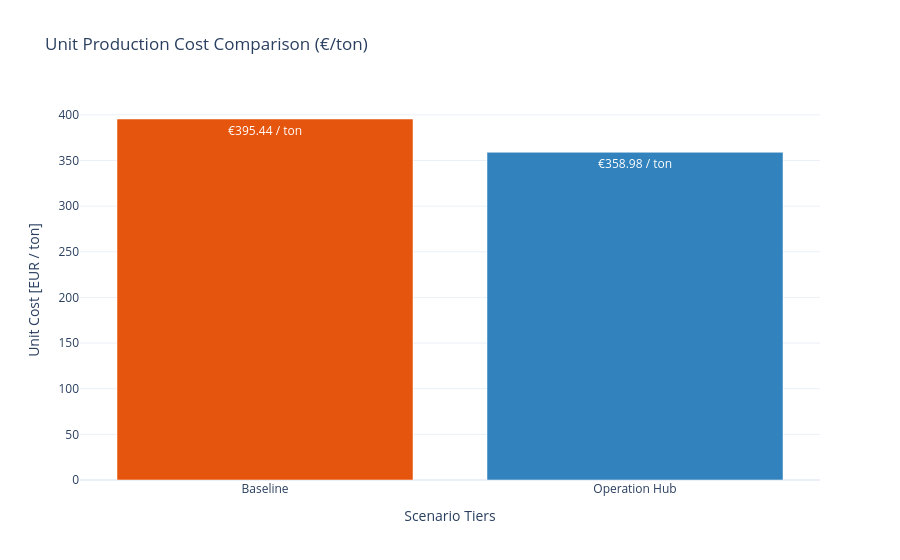

The code cell stored with this chart in its notebook:
### Markdown cell above
### Operational Insight: Zero-CAPEX OPEX Optimization via Asset Flexibility

The **Operation Hub** lowers the energy cost per ton of product (**€/ton**) using $100\%$ existing site assets (Gas CHP & Gas Boilers) by transitioning from a static thermal-following heuristic to dynamic MILP optimization (`PyPSA` / `HiGHS`).

#### **Core Operational Driver: Spark Spread Arbitrage**
- **High Spot Electricity Hours (Favorable Spark Spread):** The solver ramps up the Gas CHP ($40\,\text{MW}_{\text{el}}$) to max output. Co-generated steam fulfills site baseload, while generated power offsets expensive grid imports.
- **Low / Negative Spot Electricity Hours:** The solver throttles the CHP down and shifts thermal steam generation directly to high-efficiency Gas Boilers ($\eta_{\text{th}} = 92\%$), taking advantage of cheap grid power for site electrification.

---

> [!NOTE]
> **Methodological Caveat — Perfect Foresight Bias:**  
> The MILP solver operates under **deterministic perfect foresight** (it sees all 8,760 hourly market prices in advance). In real-world market operations with day-ahead/intraday forecast errors, perfect foresight overstates pure arbitrage savings by **~10–20%**. Algorithmic real-time dispatch will capture a realistic subset of these model-demonstrated savings.

### Code cell
# 1. Generate summary DataFrame by wrapping meta_op in a dictionary
df_summary = create_summary_dataframe({
    "Operation Hub": meta_op
})

# 2. Generate unit cost comparison plot
fig_cost = plot_scenario_cost_per_ton_interactive(
    {"Baseline": baseline_eur_per_ton_sec19, "Operation Hub": meta_op},
    title="Unit Production Cost Comparison (€/ton)"
)

# 3. Display both outputs in Jupyter Notebook
display(df_summary)
fig_cost.show()

### Figure 1 — Plotly figure (JSON) as saved in the notebook; plotly's stock layout.template omitted (floating-point values rounded to 4 significant figures)
{"data": [{"hovertemplate": "<b>%{x}</b><br>Unit Cost: €%{y:.2f} / ton<extra></extra>", "marker": {"color": ["#e6550d", "#3182bd"]}, "text": ["€395.44 / ton", "€358.98 / ton"], "textposition": "auto", "type": "bar", "x": ["Baseline", "Operation Hub"], "y": [395.4, 359.0]}], "layout": {"title": {"text": "Unit Production Cost Comparison (€/ton)"}, "xaxis": {"title": {"text": "Scenario Tiers"}}, "yaxis": {"title": {"text": "Unit Cost [EUR / ton]"}}}}
